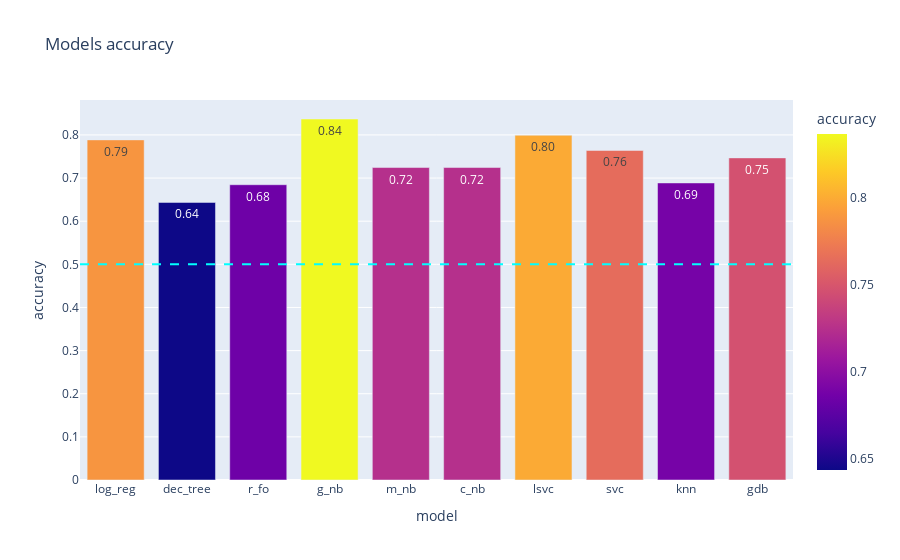
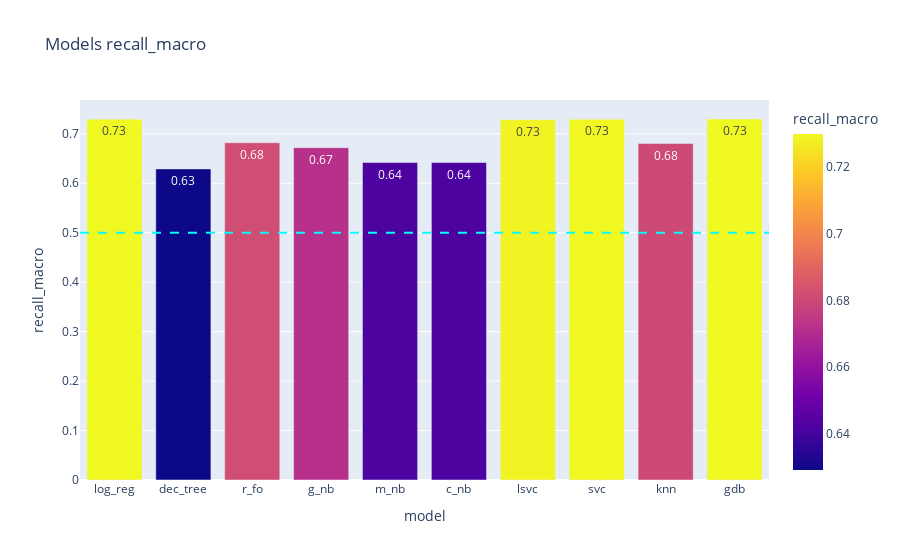
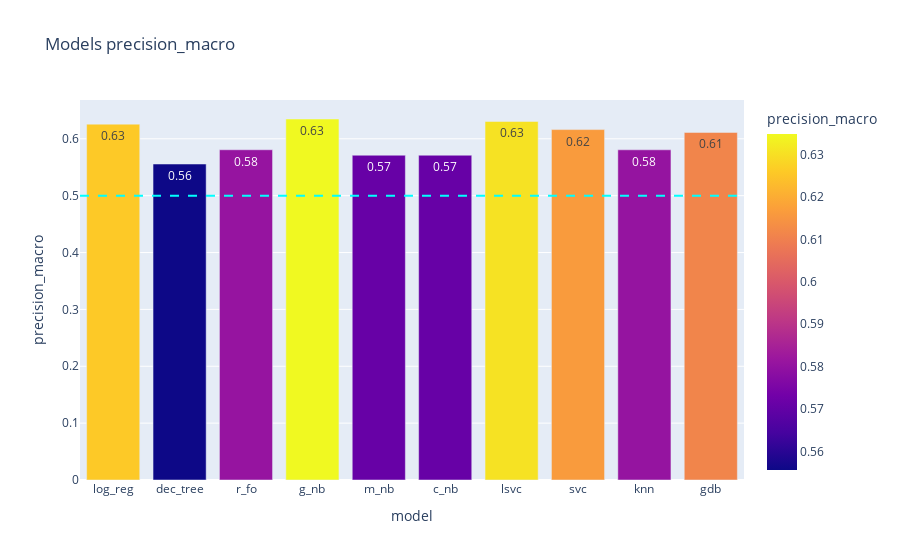

Notebook cell for these charts, in order:
### Code cell
# Comparaison of Accuracy, recall_macro, precision_macro, recall_0, precision_0
for metric in ["accuracy", "recall_macro", "precision_macro", "recall_0", "precision_0"]:
    barplot_metric_mult(data, metric)

### Figure 1 — Plotly figure (JSON) as saved in the notebook; plotly's stock layout.template omitted (floating-point values rounded to 4 significant figures)
{"data": [{"alignmentgroup": "True", "hovertemplate": "model=%{x}<br>accuracy=%{marker.color}<extra></extra>", "legendgroup": "", "marker": {"color": [0.7885, 0.6435, 0.6846, 0.8369, 0.7244, 0.7244, 0.7993, 0.764, 0.6887, 0.7468], "coloraxis": "coloraxis", "pattern": {"shape": ""}}, "name": "", "offsetgroup": "", "orientation": "v", "showlegend": false, "textposition": "auto", "texttemplate": "%{y:.2f}", "type": "bar", "x": ["log_reg", "dec_tree", "r_fo", "g_nb", "m_nb", "c_nb", "lsvc", "svc", "knn", "gdb"], "xaxis": "x", "y": [0.7885, 0.6435, 0.6846, 0.8369, 0.7244, 0.7244, 0.7993, 0.764, 0.6887, 0.7468], "yaxis": "y"}], "layout": {"barmode": "relative", "coloraxis": {"colorbar": {"title": {"text": "accuracy"}}, "colorscale": [[0, "#0d0887"], [0.1111, "#46039f"], [0.2222, "#7201a8"], [0.3333, "#9c179e"], [0.4444, "#bd3786"], [0.5556, "#d8576b"], [0.6667, "#ed7953"], [0.7778, "#fb9f3a"], [0.8889, "#fdca26"], [1, "#f0f921"]]}, "legend": {"tracegroupgap": 0}, "shapes": [{"line": {"color": "cyan", "dash": "dash"}, "type": "line", "x0": 0, "x1": 1, "xref": "x domain", "y0": 0.5, "y1": 0.5, "yref": "y"}], "title": {"text": "Models accuracy"}, "xaxis": {"anchor": "y", "domain": [0, 1], "title": {"text": "model"}}, "yaxis": {"anchor": "x", "domain": [0, 1], "dtick": 0.1, "tick0": 0, "title": {"text": "accuracy"}}}}

### Figure 2 — Plotly figure (JSON) as saved in the notebook; plotly's stock layout.template omitted (floating-point values rounded to 4 significant figures)
{"data": [{"alignmentgroup": "True", "hovertemplate": "model=%{x}<br>recall_macro=%{marker.color}<extra></extra>", "legendgroup": "", "marker": {"color": [0.7297, 0.6291, 0.6819, 0.672, 0.642, 0.642, 0.7287, 0.7294, 0.6804, 0.73], "coloraxis": "coloraxis", "pattern": {"shape": ""}}, "name": "", "offsetgroup": "", "orientation": "v", "showlegend": false, "textposition": "auto", "texttemplate": "%{y:.2f}", "type": "bar", "x": ["log_reg", "dec_tree", "r_fo", "g_nb", "m_nb", "c_nb", "lsvc", "svc", "knn", "gdb"], "xaxis": "x", "y": [0.7297, 0.6291, 0.6819, 0.672, 0.642, 0.642, 0.7287, 0.7294, 0.6804, 0.73], "yaxis": "y"}], "layout": {"barmode": "relative", "coloraxis": {"colorbar": {"title": {"text": "recall_macro"}}, "colorscale": [[0, "#0d0887"], [0.1111, "#46039f"], [0.2222, "#7201a8"], [0.3333, "#9c179e"], [0.4444, "#bd3786"], [0.5556, "#d8576b"], [0.6667, "#ed7953"], [0.7778, "#fb9f3a"], [0.8889, "#fdca26"], [1, "#f0f921"]]}, "legend": {"tracegroupgap": 0}, "shapes": [{"line": {"color": "cyan", "dash": "dash"}, "type": "line", "x0": 0, "x1": 1, "xref": "x domain", "y0": 0.5, "y1": 0.5, "yref": "y"}], "title": {"text": "Models recall_macro"}, "xaxis": {"anchor": "y", "domain": [0, 1], "title": {"text": "model"}}, "yaxis": {"anchor": "x", "domain": [0, 1], "dtick": 0.1, "tick0": 0, "title": {"text": "recall_macro"}}}}

### Figure 3 — Plotly figure (JSON) as saved in the notebook; plotly's stock layout.template omitted (floating-point values rounded to 4 significant figures)
{"data": [{"alignmentgroup": "True", "hovertemplate": "model=%{x}<br>precision_macro=%{marker.color}<extra></extra>", "legendgroup": "", "marker": {"color": [0.6258, 0.5557, 0.5807, 0.6348, 0.5711, 0.5711, 0.6305, 0.6162, 0.5807, 0.6112], "coloraxis": "coloraxis", "pattern": {"shape": ""}}, "name": "", "offsetgroup": "", "orientation": "v", "showlegend": false, "textposition": "auto", "texttemplate": "%{y:.2f}", "type": "bar", "x": ["log_reg", "dec_tree", "r_fo", "g_nb", "m_nb", "c_nb", "lsvc", "svc", "knn", "gdb"], "xaxis": "x", "y": [0.6258, 0.5557, 0.5807, 0.6348, 0.5711, 0.5711, 0.6305, 0.6162, 0.5807, 0.6112], "yaxis": "y"}], "layout": {"barmode": "relative", "coloraxis": {"colorbar": {"title": {"text": "precision_macro"}}, "colorscale": [[0, "#0d0887"], [0.1111, "#46039f"], [0.2222, "#7201a8"], [0.3333, "#9c179e"], [0.4444, "#bd3786"], [0.5556, "#d8576b"], [0.6667, "#ed7953"], [0.7778, "#fb9f3a"], [0.8889, "#fdca26"], [1, "#f0f921"]]}, "legend": {"tracegroupgap": 0}, "shapes": [{"line": {"color": "cyan", "dash": "dash"}, "type": "line", "x0": 0, "x1": 1, "xref": "x domain", "y0": 0.5, "y1": 0.5, "yref": "y"}], "title": {"text": "Models precision_macro"}, "xaxis": {"anchor": "y", "domain": [0, 1], "title": {"text": "model"}}, "yaxis": {"anchor": "x", "domain": [0, 1], "dtick": 0.1, "tick0": 0, "title": {"text": "precision_macro"}}}}
